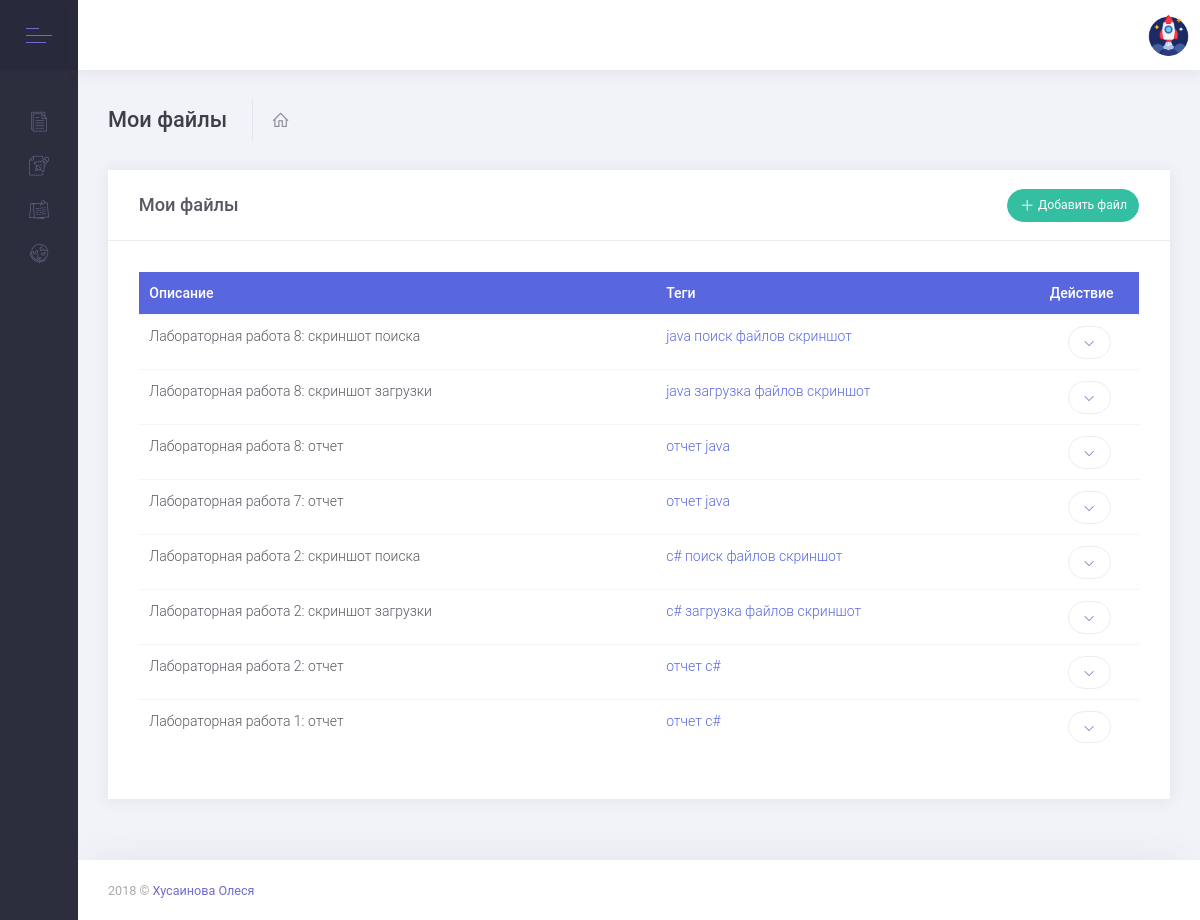
Page /posts/self (signed in) on the committed database.
### uploader/models.py (models this page shows, shortened)
class Post(models.Model):
    author = models.ForeignKey(
        'auth.User',
        on_delete=models.CASCADE
    )
    title = models.CharField(
        max_length=255
    )
    created_at = models.DateTimeField(
        auto_now_add=True,
        verbose_name='Время создания'
    )
    tags = models.ManyToManyField(Tag, blank=True)
    upload = models.FileField(
        upload_to='files/%Y/%m/%d',
        blank=True,
        null=True)

class Tag(models.Model):
    name = models.CharField(
        max_length=20
    )
    def __str__(self):
        return self.name

### uploader/views.py (the view)
# urls.py: path('posts/self', views.UserPostList.as_view(), name='user_post_list'),
class UserPostList(generic.ListView):
    model = Post
    template_name = 'post/post_user.html'
    context_object_name = 'posts'
    def get_queryset(self):
        return Post.objects.filter(author=self.request.user).order_by("-created_at")

### uploader/templates/post/post_user.html (shortened to what this page needs)
{% extends 'uploader/base.html' %}
{% block content %}
    <div class="m-subheader">
        <div class="d-flex align-items-center">
            <div class="mr-auto">
                <h3 class="m-subheader__title m-subheader__title--separator">Мои файлы</h3>
                <ul class="m-subheader__breadcrumbs m-nav m-nav--inline">
                    <li class="m-nav__item">
                        <a href="/" class="m-nav__link m-nav__link--icon">
						</a>
                    </li>
                </ul>
            </div>
        </div>
    </div>
    <div class="m-content">
        <div class="m-portlet">
            <div class="m-portlet__head">
                <div class="m-portlet__head-caption">
                    <div class="m-portlet__head-title">
                        <h3 class="m-portlet__head-text">
                            Мои файлы
                        </h3>
                    </div>
                </div>
                {% if user.is_authenticated %}
                    <div class="m-portlet__head-tools">
                        <ul class="m-portlet__nav">
                            <li class="m-dropdown m-dropdown--inline m-dropdown--arrow m-dropdown--align-right m-dropdown--align-push" m-dropdown-toggle="hover">
                                <a href="{% url 'post_new' %}" class="m-portlet__nav-link btn btn-sm m-btn--pill btn-success m-btn">
                                    <span>Добавить файл</span>
                                </a>
                            </li>
                        </ul>
                    </div>
                {% endif %}
            </div>
            <div class="m-portlet__body">
                <div class="m-section">
                    <div class="m-section__content">
                        <table class="table m-table m-table--head-bg-primary table-responsive-sm table-responsive-lg">
                            <thead>
                            <tr>
                                <th>Описание</th>
                                <th>Теги</th>
                                <th width="100px">Действие</th>
                            </tr>
                            </thead>
                            <tbody>
                            {% for post in posts %}
                                <tr>
                                    <td>{{ post.title }}</td>
                                    <td>{% include "uploader/tag.html" with tags=post.tags.all %}
                                    <td class="align-center">
                                        <li class="m-portlet__nav-item m-dropdown m-dropdown--inline m-dropdown--arrow m-dropdown--align-right m-dropdown--align-push" m-dropdown-toggle="hover" aria-expanded="true">
                                            <a href="#" class="m-portlet__nav-link m-dropdown__toggle dropdown-toggle btn btn-sm m-btn--pill btn-secondary m-btn m-btn--label-brand"></a>
                                        </li>
                                    </td>
                                </tr>
                            {% empty %}
                                <tr>
                                    <td class="align-center m--padding-top-15" colspan="3">Файлы отсутствуют
                                        <i class="fa fa-frown"></i>
                                    </td>
                                </tr>
                            {% endfor %}
                            </tbody>
                        </table>
                    </div>
                </div>
            </div>
        </div>
    </div>
{% endblock %}

### uploader/templates/uploader/tag.html
{% for tag in tags %}
<a href="{% url 'tag_detail' tag.name %}">{{ tag }}</a>
{% endfor %}

### uploader/static/style.css (style rules this page uses)
.m-section { margin: 0!important; }
.align-center { text-align: center; }

### rows in the picture
Post: title "Лабораторная работа 8: скриншот поиска"
Tag: name "java"
Tag: name "поиск файлов"
Tag: name "скриншот"
Post: title "Лабораторная работа 8: скриншот загрузки"
Tag: name "загрузка файлов"
Post: title "Лабораторная работа 8: отчет"
Tag: name "отчет"
Post: title "Лабораторная работа 7: отчет"
Post: title "Лабораторная работа 2: скриншот поиска"
Tag: name "c#"
Post: title "Лабораторная работа 2: скриншот загрузки"
Post: title "Лабораторная работа 2: отчет"
Post: title "Лабораторная работа 1: отчет"
